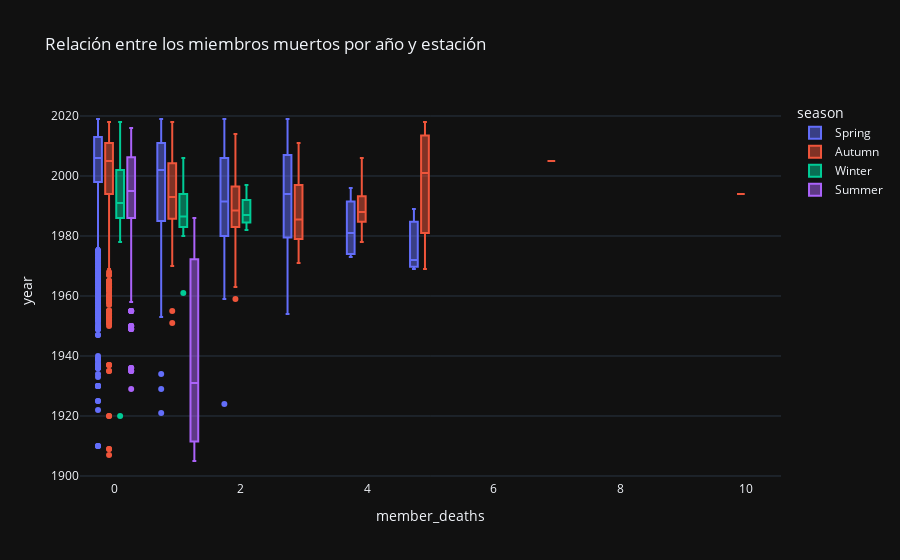

The notebook cell saved with this chart:
### Markdown cell above
### Relación entre los miembros muertos por año y estación

### Code cell
fig = px.box(expeditions, x='member_deaths', y='year', 
             title='Relación entre los miembros muertos por año y estación', 
             
             template="plotly_dark", color='season') # añadimos color para diferenciar mejor los tamaños de empresa

fig.show()

### Figure 1 — Plotly figure (JSON) as saved in the notebook; plotly's stock layout.template omitted (floating-point values rounded to 4 significant figures; data arrays with more than 128 entries replaced by an {"elided": "..."} marker saying what was removed)
{"data": [{"alignmentgroup": "True", "hovertemplate": "season=Spring<br>member_deaths=%{x}<br>year=%{y}<extra></extra>", "legendgroup": "Spring", "marker": {"color": "#636efa"}, "name": "Spring", "notched": false, "offsetgroup": "Spring", "orientation": "v", "showlegend": true, "type": "box", "x": {"elided": "4875 int values"}, "x0": " ", "xaxis": "x", "y": {"elided": "4875 int values"}, "y0": " ", "yaxis": "y"}, {"alignmentgroup": "True", "hovertemplate": "season=Autumn<br>member_deaths=%{x}<br>year=%{y}<extra></extra>", "legendgroup": "Autumn", "marker": {"color": "#EF553B"}, "name": "Autumn", "notched": false, "offsetgroup": "Autumn", "orientation": "v", "showlegend": true, "type": "box", "x": {"elided": "5064 int values"}, "x0": " ", "xaxis": "x", "y": {"elided": "5064 int values"}, "y0": " ", "yaxis": "y"}, {"alignmentgroup": "True", "hovertemplate": "season=Winter<br>member_deaths=%{x}<br>year=%{y}<extra></extra>", "legendgroup": "Winter", "marker": {"color": "#00cc96"}, "name": "Winter", "notched": false, "offsetgroup": "Winter", "orientation": "v", "showlegend": true, "type": "box", "x": {"elided": "315 int values"}, "x0": " ", "xaxis": "x", "y": {"elided": "315 int values"}, "y0": " ", "yaxis": "y"}, {"alignmentgroup": "True", "hovertemplate": "season=Summer<br>member_deaths=%{x}<br>year=%{y}<extra></extra>", "legendgroup": "Summer", "marker": {"color": "#ab63fa"}, "name": "Summer", "notched": false, "offsetgroup": "Summer", "orientation": "v", "showlegend": true, "type": "box", "x": [0, 0, 0, 0, 1, 0, 0, 0, 0, 0, 0, 0, 0, 0, 0, 0, 0, 0, 0, 0, 0, 0, 0, 0, 0, 0, 0, 0, 0, 0, 0, 0, 0, 0, 0, 0, 0, 0, 0, 1, 0, 1, 0, 0, 0, 0, 0, 0, 0, 0, 0, 0, 0, 0, 0, 0, 0, 0, 0, 0, 0, 0, 0, 0, 0, 0, 0, 0, 0, 0, 0, 0, 0, 0, 0, 0, 0, 0, 0, 0, 0, 0, 0, 0, 0, 0, 0, 0, 0, 0, 0, 0, 0, 0, 0, 0, 0, 0, 0, 0, 0, 0, 0, 0, 0, 0, 0, 0], "x0": " ", "xaxis": "x", "y": [1950, 1988, 1988, 1986, 1986, 1986, 1987, 1988, 1991, 1990, 1990, 1990, 1990, 1989, 1989, 1989, 1985, 1994, 1994, 1994, 1993, 1993, 1985, 1987, 1995, 1995, 1995, 1989, 1996, 1996, 1988, 1980, 1965, 1950, 1935, 1935, 1949, 1949, 1936, 1905, 1929, 1931, 1955, 1950, 1955, 1949, 1950, 1936, 1949, 1955, 1936, 1935, 1955, 1999, 1992, 1999, 1958, 1989, 1986, 2000, 2000, 2000, 2000, 2000, 1999, 2002, 2002, 2002, 2003, 2003, 2002, 2003, 2003, 2003, 1999, 1955, 2004, 2004, 2004, 2006, 2003, 2007, 2008, 2008, 2008, 2008, 2008, 2007, 2009, 2009, 2009, 2009, 2009, 2009, 2009, 2010, 2010, 2008, 2011, 2011, 2011, 2012, 2011, 2013, 2013, 2016, 2016, 1996], "y0": " ", "yaxis": "y"}], "layout": {"boxmode": "group", "legend": {"title": {"text": "season"}, "tracegroupgap": 0}, "title": {"text": "Relación entre los miembros muertos por año y estación"}, "xaxis": {"anchor": "y", "domain": [0, 1], "title": {"text": "member_deaths"}}, "yaxis": {"anchor": "x", "domain": [0, 1], "title": {"text": "year"}}}}
